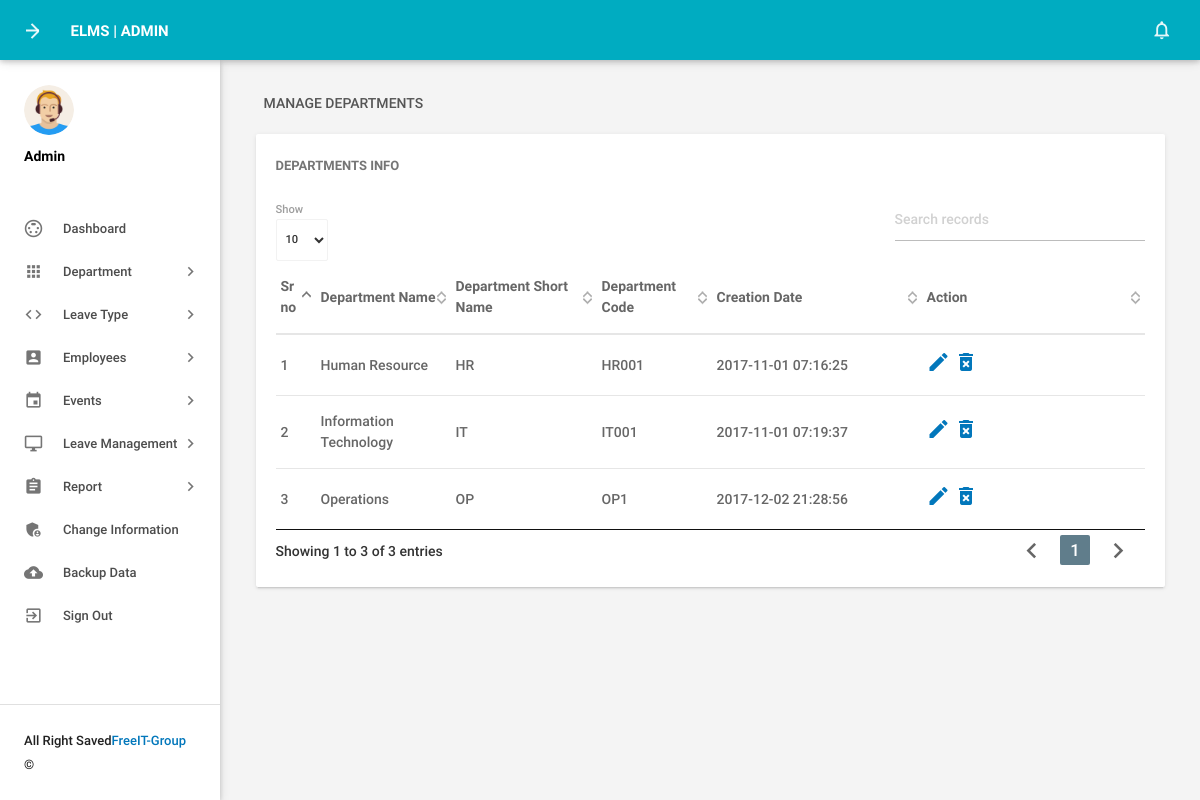
Screenshot of /admin/managedepartments.php (signed in) with the database file from the repository.
### tables this page shows
CREATE TABLE `tbldepartments` (
  `id` int(11) NOT NULL,
  `DepartmentName` varchar(150) DEFAULT NULL,
  `DepartmentShortName` varchar(100) NOT NULL,
  `DepartmentCode` varchar(50) DEFAULT NULL,
  `CreationDate` timestamp NULL DEFAULT CURRENT_TIMESTAMP
);

### admin/managedepartments.php (the view, shortened to what this page needs)
<?php
include('includes/config.php');
if(strlen($_SESSION['alogin'])==0)
    {
header('location:index.php');
}
else{
    ?>
<!DOCTYPE html>
<html lang="en">
    <head>
        <link type="text/css" rel="stylesheet" href="../assets/plugins/materialize/css/materialize.min.css"/>
        <link href="../assets/plugins/material-preloader/css/materialPreloader.min.css" rel="stylesheet">
        <link href="../assets/plugins/datatables/css/jquery.dataTables.min.css" rel="stylesheet">
        <link href="../assets/css/alpha.min.css" rel="stylesheet" type="text/css"/>
        <link href="../assets/css/custom.css" rel="stylesheet" type="text/css"/>
    </head>
    <body>
       <?php include('includes/header.php');?>
       <?php include('includes/sidebar.php');?>
            <main class="mn-inner">
                <div class="row">
                    <div class="col s12">
                        <div class="page-title">Manage Departments</div>
                    </div>
                    <div class="col s12 m12 l12">
                        <div class="card">
                            <div class="card-content">
                                <span class="card-title">Departments Info</span>
                                <table id="example" class="display responsive-table ">
                                    <thead>
                                        <tr>
                                            <th>Sr no</th>
                                            <th>Department Name</th>
                                            <th>Department Short Name</th>
                                            <th>Department Code</th>
                                            <th width='200'>Creation Date</th>
                                            <th>Action</th>
                                        </tr>
                                    </thead>
                                    <tbody>
<?php $sql = "SELECT * from tbldepartments";
$query = $dbh -> prepare($sql);
$query->execute();
$results=$query->fetchAll(PDO::FETCH_OBJ);
$cnt=1;
if($query->rowCount() > 0)
{
foreach($results as $result)
{               ?>
                                        <tr>
                                            <td> <?php echo htmlentities($cnt);?></td>
                                            <td><?php echo htmlentities($result->DepartmentName);?></td>
                                            <td><?php echo htmlentities($result->DepartmentShortName);?></td>
                                            <td><?php echo htmlentities($result->DepartmentCode);?></td>
                                            <td><?php echo htmlentities($result->CreationDate);?></td>
                                            <td><a href="editdepartment.php?deptid=<?php echo htmlentities($result->id);?>"><i class="material-icons">mode_edit</i></a><a href="managedepartments.php?del=<?php echo htmlentities($result->id);?>" onclick="return confirm('Do you want to delete');"> <i class="material-icons">delete_forever</i></a></td>
                                        </tr>
                                         <?php $cnt++;} }?>
                                    </tbody>
                                </table>
                            </div>
                        </div>
                    </div>
                </div>
            </main>
        </div>
        <div class="left-sidebar-hover"></div>
    </body>
</html>
<?php } ?>

### rows the page displays
tbldepartments: DepartmentName "Human Resource", DepartmentShortName "HR", DepartmentCode "HR001", CreationDate "2017-11-01 07:16:25"
tbldepartments: DepartmentName "Information Technology", DepartmentShortName "IT", DepartmentCode "IT001", CreationDate "2017-11-01 07:19:37"
tbldepartments: DepartmentName "Operations", DepartmentShortName "OP", DepartmentCode "OP1", CreationDate "2017-12-02 21:28:56"
